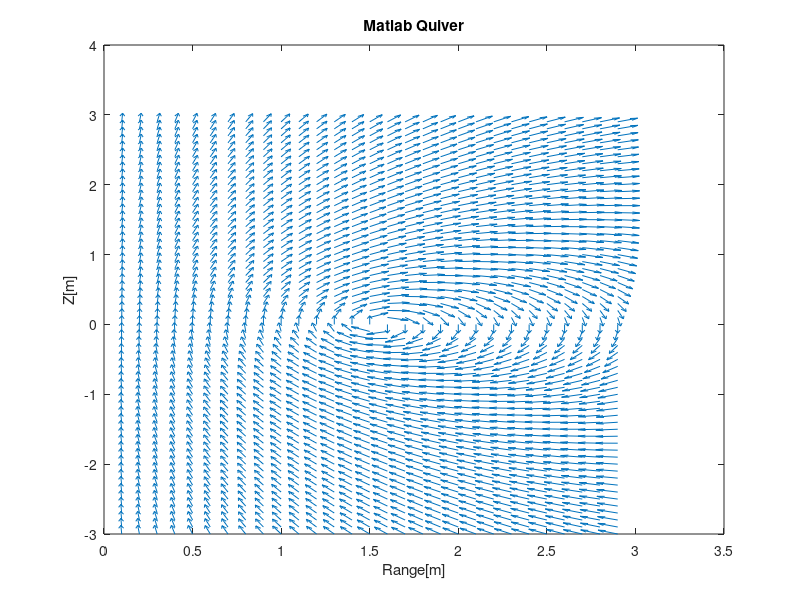
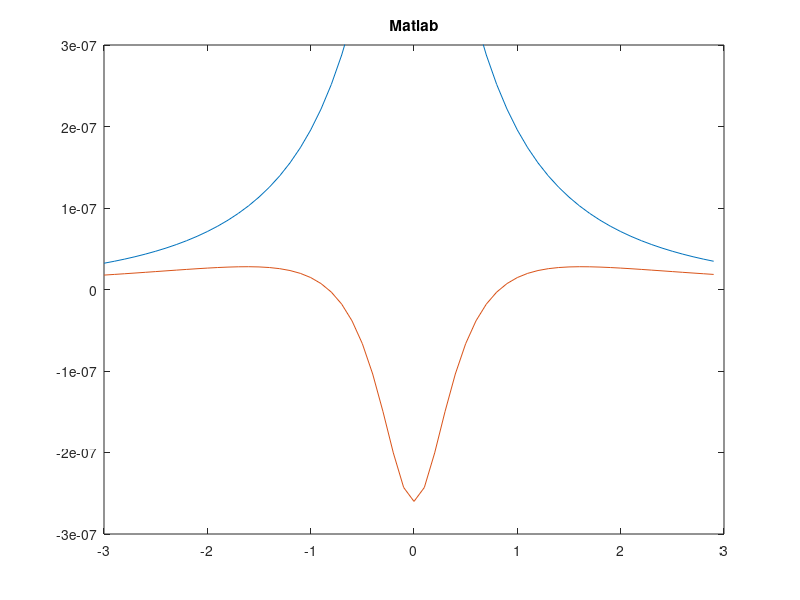

Source code (MATLAB) for these figures, in order: (Note: this script raises an error after producing the figures.)
% Alexander Moreno
% 10-02-2020
%
% Source: 
% https://www.grant-trebbin.com/2012/04/off-axis-magnetic-field-of-circular.html
%
%---------------------------DESCRIPTION-----------------------------------%
% Computes the B-Fields for a circle loop at any point in space in
% cylindrical coordinates
% 
clear all; close all; clc;

ri = 5e-3;
a  = ri;
W  = ri;
mu = 4*pi*1e-7;     % free space permeability <scalar> [H/m]
I  = 1;
%-------------------------------------------------------------------------%
%{
Nx = 1001;
Ny = 1001;
Nz = 29;
xminb = -W; 
xmaxb =  W;
yminb = -W; 
ymaxb =  W;
zminb = -W;
zmaxb = W;
% create 1D arrays for each axis
x_M = linspace(xminb, xmaxb, Nx);
y_M = linspace(yminb, ymaxb, Ny);
%z_M = linspace(zminb, zmaxb, Nz);
z_M = -3:0.1:3-0.1;       % z values
% create multi-dim arrays with the 1D arrays 
[x,y,z]=meshgrid(x_M,y_M,z_M);
[T0,R0,Z0] = cart2pol(x,y,z);
R = R0(:,1,:);
Z = Z0(:,1,:);
%}
%-------------------------------------------------------------------------%
%
%a  = ri;
a = 1.55;    % from example
%-------------------Spatial Locations to SolveBFields---------------------%
Nr = 1001;   % samples in radius
Nz = 1001;   % samples in z-direction
Nt = 100;   % samples along theta/phi direction
N  = 361;   % number of samples

% from the example python code
% r = 0.1:0.1:03;    % radius values
% z = -3:0.1:3;      % z values
% python goes from starting to point less than final value
r = 0.1:0.1:2.9;        % radius values
z = -3:0.1:3-0.1;       % z values

%r = linspace(0,2*ri,Nr);
%z = linspace(-ri,ri,Nz);
t = 0:pi/180:2*pi-pi/180;
[R,Z] = meshgrid(r,z);
%}
%--------------------------set upcoefficients-----------------------------%
K = sqrt( (4.*R.*a) ./ (Z.^2 + (a+R).^2) );
gamma_val   = sqrt(Z.^2 + (a+R).^2);
epsilon_val = Z.^2 + (R-a).^2;
[E1,E2] = ellipke(K.^2);
%-------------------------------------------------------------------------%
%{
% Ua = np.divide((mu * current) / (2 * np.pi), gamma)
Ua = ((mu.*I)./(2.*pi))./gamma_val;
% Va = np.multiply(np.divide(np.divide((mu * current) / (2 * np.pi), gamma), R), Z)
Va = ((((mu*I)./(2*pi)./gamma_val))./R).*Z;
%
% Bz
U = (((a.^2 - Z.^2 - R.^2)./epsilon_val).*E2 + E1).*Ua;
%Br
%}
%
%Bz 
U = ((mu.*I)./(2.*pi.*gamma_val))... 
     .*(((a.^2 - Z.^2 - R.^2)./epsilon_val).*...
     E2 + E1);
Bz = U;
%Br
V = ((mu.*I.*Z)./(2.*pi.*R.*gamma_val))...
     .*(((Z.^2 + R.^2 + a.^2)./epsilon_val).*...
     E2 - E1);
Br = V; 

disp('done');
 %}
%
%-------------------------------------------------------------------------%
%
%
mag = sqrt(V.^2 + U.^2);
Us  = U./mag;
Vs  = V./mag;
%
figure(1)
H = quiver(squeeze(R),squeeze(Z),squeeze(Vs),squeeze(Us));
%xlim([0,3]); ylim([-3, 3]);
title('Matlab Quiver');
xlabel('Range[m]');
ylabel('Z[m]');
%
figure(2)
H = plot(Z(:,10),U(:,10), Z(:,20),U(:,20));
xlim([-3 3]); ylim([-0.0000003,0.0000003]);
title('Matlab')
%}

%=========================================================================%
%=========================================================================%
%=========================================================================%
%=========================================================================%
%%
[r,c]   = size(R);
theta   = zeros(r,c);
[x,y,z] = pol2cart(theta,R,Z);

%=========================================================================%
%=========================================================================%
%=========================================================================%
%=========================================================================%
%%
[X,Y,Z]    = pol2cart(T0,R0,Z0);
[BX,BY,BZ] = pol2cart(T0,br,bz);
cz = 501;
X2  = squeeze(X(cp,:,:));
Y2  = squeeze(Y(cp,:,:));   
Z2  = squeeze(Z(cp,:,:));
BX2 = squeeze(BX(cp,:,:));
BY2 = squeeze(BY(cp,:,:));
BZ2 = squeeze(BZ(cp,:,:));
%
figure(3)
%H = quiver3(X,Y,Z,BX,BY,BZ);
H = quiver(X(cp,:,:),Y(cp,:,:),BX(cp,:,:),BY(cp,:,:));
title('Quiver on XY-Plane [cutplane Z=0 @ Z(501]  (radius:5mm)');
xlabel('x[m]');
ylabel('y[m]');
%
ra = ri;
N1 = 1;
G  = 'c';
[L11] = selfInductance_BFields(ri,ra,I,X2,Y2,BZ2,N1,G)